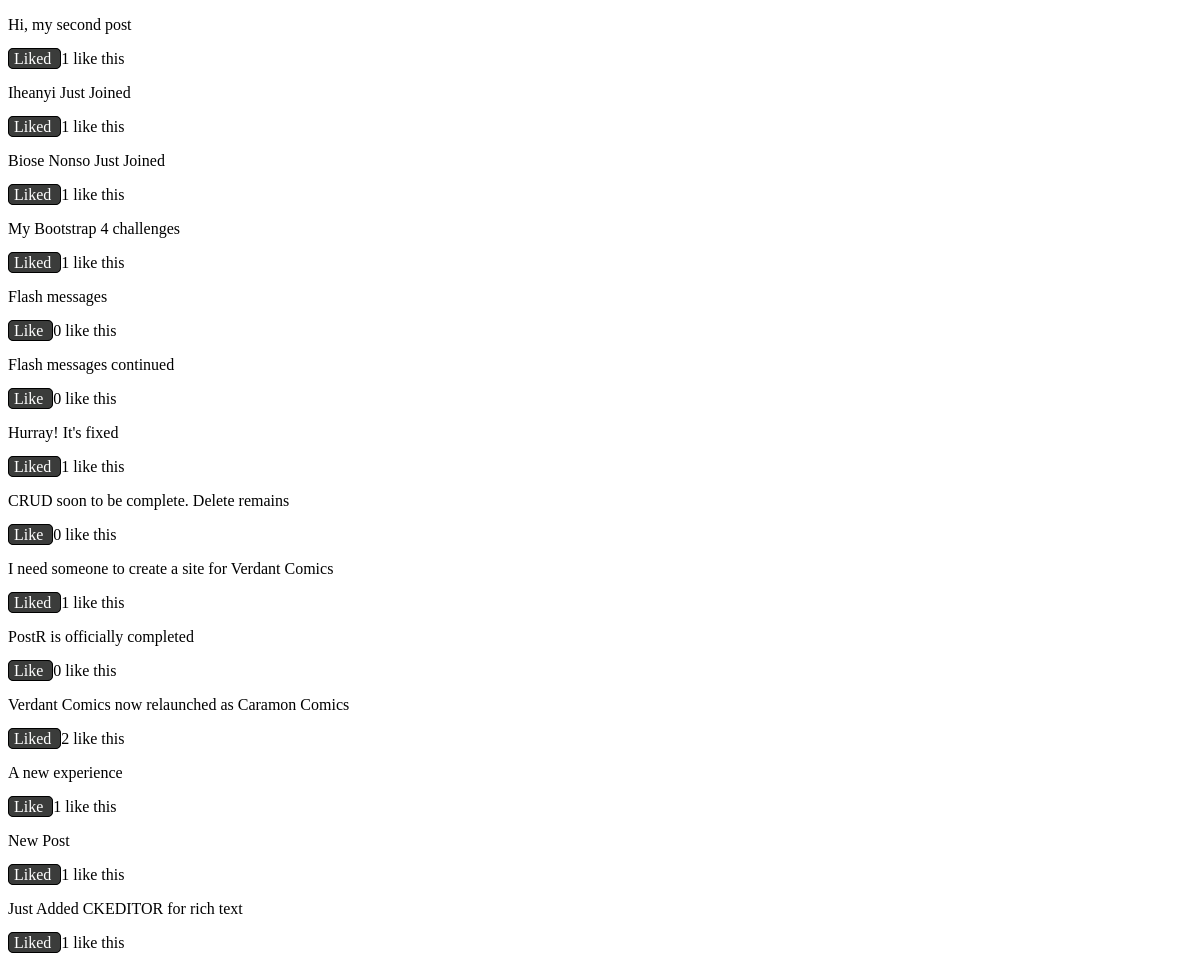
The page / on the database its author committed.
### tables this page shows
CREATE TABLE `posts` (
  `id` int(10) UNSIGNED NOT NULL,
  `user_id` int(10) UNSIGNED NOT NULL,
  `title` varchar(255) NOT NULL,
  `body` text NOT NULL,
  `created_at` datetime NOT NULL DEFAULT CURRENT_TIMESTAMP,
  `likes` int(11) NOT NULL
);

### core/func/articles.php (called while the page is built)
<?php
function get_articles (PDO $pdo)
{
    $sql = "SELECT `id`, `title`, `likes` FROM `posts`";
    $stmt = $pdo->query($sql);
    $articles = $stmt->fetchAll();
    return $articles;
}

### core/func/like.php (called while the page is built, shortened)
<?php
function previously_liked ($pdo, $id) {
    $id = (int) $id;
    $sql = "SELECT `like_id` FROM `likes` WHERE `post_id`=$id AND `user_id`={$_SESSION['id']}";
    return $pdo->query($sql)->fetchColumn();
}

### index.php (the view, shortened to what this page needs)
 <?php include_once "core/init.php";?>
<!DOCTYPE html>
<html lang="en">
<head>
    <link rel="stylesheet" href="css/styles.css">
</head>
<body>
    <?php
    $articles = get_articles($pdo);
    if (empty($articles)):
    ?>
    <p>There are no posts right now, bye :) </p>
    <?php
    else:
        foreach($articles as $article):
    ?>
    <ul>
        <li>
            <p><?=$article['title'];?></p>
            <p>
                <a href="#!" onclick="like_add(<?=$article['id'];?>)" id="like_btn_<?=$article['id'];?>" class="likes">
                <?= (previously_liked($pdo, $article['id'])) ? "Liked" : "Like";?>
                </a> <span id="article_<?=$article['id'];?>_likes"><?=$article['likes'];?></span> like this</p>
        </li>
    </ul>
    <?php endforeach;?>
    <?php endif;?>
</body>
</html>

### css/styles.css (style rules this page uses)
ul { list-style: none; padding: 0; }
.likes { background-color: #3b3c3b; text-decoration: none; padding: 1px 5px; border: 1px solid #000; color: #fff; border-radius: 5px; }

### rows shown on the page
posts: title "Hi, my second post", shows "Liked", likes "1"
posts: title "Iheanyi Just Joined", shows "Liked", likes "1"
posts: title "Biose Nonso Just Joined", shows "Liked", likes "1"
posts: title "My Bootstrap 4 challenges", shows "Liked", likes "1"
posts: title "Flash messages", shows "Like", likes "0"
posts: title "Flash messages continued", shows "Like", likes "0"
posts: title "Hurray! It's fixed", shows "Liked", likes "1"
posts: title "CRUD soon to be complete. Delete remains", shows "Like", likes "0"
posts: title "I need someone to create a site for Verdant Comics", shows "Liked", likes "1"
posts: title "PostR is officially completed", shows "Like", likes "0"
posts: title "Verdant Comics now relaunched as Caramon Comics", shows "Liked", likes "2"
posts: title "A new experience", shows "Like", likes "1"
posts: title "New Post", shows "Liked", likes "1"
posts: title "Just Added CKEDITOR for rich text", shows "Liked", likes "1"
